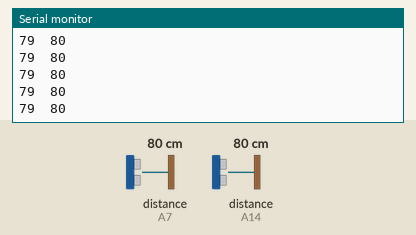
Simulated run of this sketch. Board: Arduino Mega 2560, built with avr-gcc and run on an emulated ATmega2560. Shown: the last lines printed to the serial monitor. Wiring (inferred from the names in the program): 2 × ultrasonic range finder: trigger A8, echo A14 / trigger A13, echo A7. The test bench sets the inputs (shaded band); at power-on: distance to the obstacle (sensors on A7, A14) 80 cm. The echo pulse lasts 58.3 µs per cm.

Above: at 1.2 s.
1.3 s: distance to the obstacle (sensor on A7) set to 2 cm
At 2.0 s:
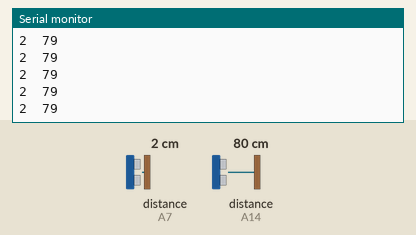
4.3 s: distance to the obstacle (sensor on A14) set to 2 cm
At 5.1 s:
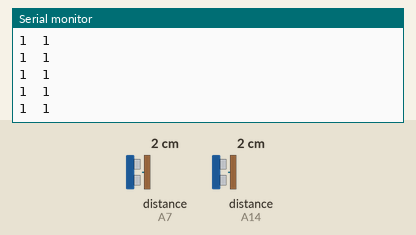
7.3 s: distance to the obstacle (sensor on A7) set to 4 cm
At 8.3 s:
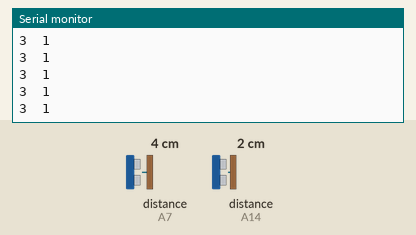
8.8 s: distance to the obstacle (sensor on A14) set to 4 cm
At 9.7 s:
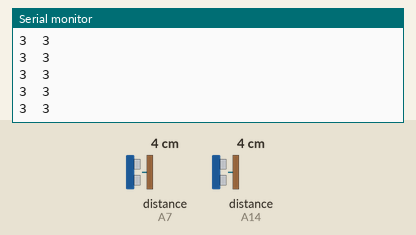
Timing chart, 0 to 11.3 s (numbered marks = the images above; inputs shaded):
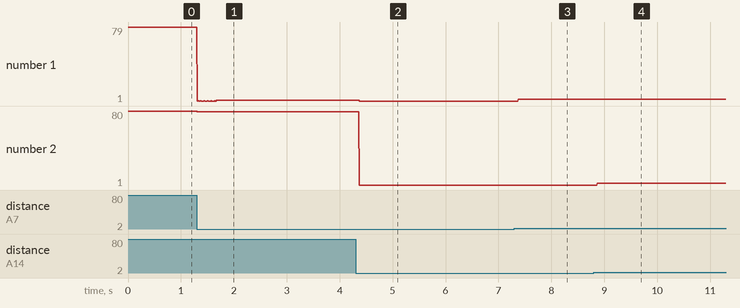

Measured:
- after the input at 1.3 s, the serial monitor: prints a new line at once (image 1)
- after the input at 4.3 s, the serial monitor: prints a new line after 0.07 s (image 2)
- after the input at 7.3 s, the serial monitor: prints a new line after 0.07 s (image 3)
- after the input at 8.8 s, the serial monitor: prints a new line after 0.06 s (image 4)
- plotted number 1: 79 → 2 after the input at 1.3 s, 1 → 3 after the input at 7.3 s

The sketch:

Ultraschallsensor_test.ino
```cpp
#define TRIG_PIN_links A13
#define ECHO_PIN_links A7
#define TRIG_PIN_rechts A8
#define ECHO_PIN_rechts A14

int get_ultra_distance_links() {
  digitalWrite(TRIG_PIN_links, LOW);
  delayMicroseconds(2);
  digitalWrite(TRIG_PIN_links, HIGH);
  delayMicroseconds(10);
  digitalWrite(TRIG_PIN_links, LOW);

  // Echo-Zeit messen
  long duration = pulseIn(ECHO_PIN_links, HIGH);

  // Entfernung berechnen
  float distance = (duration * 0.0343) / 2;
  /*
  Serial.print("Entfernung: ");
  Serial.print(distance);
  Serial.println(" cm");
  */

  return distance;
}

int get_ultra_distance_rechts() {
  digitalWrite(TRIG_PIN_rechts, LOW);
  delayMicroseconds(2);
  digitalWrite(TRIG_PIN_rechts, HIGH);
  delayMicroseconds(10);
  digitalWrite(TRIG_PIN_rechts, LOW);

  // Echo-Zeit messen
  long duration = pulseIn(ECHO_PIN_rechts, HIGH);

  // Entfernung berechnen
  float distance = (duration * 0.0343) / 2;
  /*
  Serial.print("Entfernung: ");
  Serial.print(distance);
  Serial.println(" cm");
  */

  return distance;
}


void setup() {
  Serial.begin(9600);

  pinMode(TRIG_PIN_rechts, OUTPUT);
  pinMode(ECHO_PIN_rechts, INPUT);
  pinMode(TRIG_PIN_links, OUTPUT);
  pinMode(ECHO_PIN_links, INPUT);
}

void loop() {
  // Trigger-Puls senden
  Serial.print(get_ultra_distance_links());
  Serial.print("  ");
  Serial.println(get_ultra_distance_rechts());
}
```
